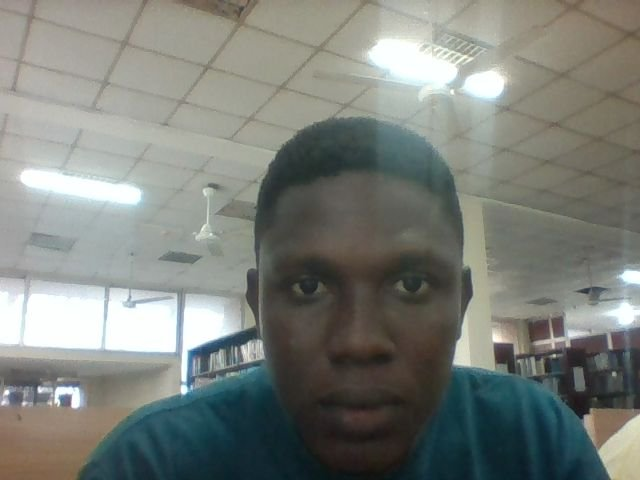
#> input picture media/attendance_images/attendance_HELLO223_5_20250724_152918.jpg, 640 x 480 px
$ python -i simple_face_service.py   (imports and definitions only)
#> lines starting #> are read from the running program, lines starting #| are printed output that depends on the picture
"""
Simple face detection service as fallback when DeepFace is not available
Uses OpenCV's built-in Haar cascades for basic face detection
"""

import os
import json
import base64
import numpy as np
from PIL import Image
from io import BytesIO
from django.conf import settings
from django.core.files.base import ContentFile
import logging

logger = logging.getLogger(__name__)

# Try to import OpenCV
try:
    import cv2
    OPENCV_AVAILABLE = True
except ImportError:
    OPENCV_AVAILABLE = False
    print("Warning: OpenCV not available. Face detection will be limited.")


class SimpleFaceService:
    """Simple face detection service using OpenCV Haar cascades"""

    def __init__(self):
        self.available = OPENCV_AVAILABLE
        if self.available:
            # Load Haar cascade for face detection
            cascade_path = cv2.data.haarcascades + 'haarcascade_frontalface_default.xml'
            self.face_cascade = cv2.CascadeClassifier(cascade_path)
            self.threshold = 0.8  # Simplified threshold

    # [25 lines left out: function preprocess_image, not called in this run]

    def detect_faces(self, image):
        """
        Detect faces in an image using OpenCV
        Returns: List of face regions
        """
        if not self.available:
            return []

        try:
            # Convert PIL image to OpenCV format
            img_array = np.array(image)
            gray = cv2.cvtColor(img_array, cv2.COLOR_RGB2GRAY)

            # Detect faces
            faces = self.face_cascade.detectMultiScale(
                gray,
                scaleFactor=1.1,
                minNeighbors=5,
                minSize=(30, 30)
            )

            return faces
        except Exception as e:
            logger.error(f"Error detecting faces: {str(e)}")
            return []

    def generate_face_encoding(self, image):
        """
        Generate a simple face "encoding" using basic image features
        This is not as sophisticated as DeepFace but works as a fallback
        """
        try:
            # Convert to grayscale and resize to standard size
            img_array = np.array(image)
            gray = cv2.cvtColor(img_array, cv2.COLOR_RGB2GRAY)
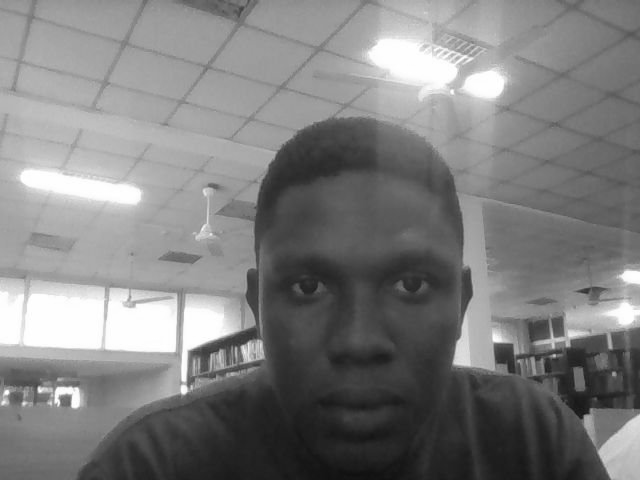
#> gray: shape (480, 640); min 16, max 255, mean 126.2

            # Detect face region
            faces = self.detect_faces(image)
#> in detect_faces, `faces = self.face_cascade.detectMultiScale( gray, scaleFactor=1.1, min..`: faces = [[230, 186, 255, 255]]
#> faces = [[230, 186, 255, 255]]
            if len(faces) == 0:
                raise ValueError("No face detected in image")

            # Use the largest face
            (x, y, w, h) = max(faces, key=lambda face: face[2] * face[3])
#> x = 230; y = 186; w = 255; h = 255
            face_region = gray[y:y+h, x:x+w]
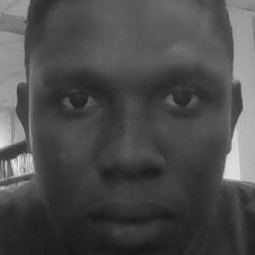
#> face_region: shape (255, 255); min 21, max 246, mean 76.2

            # Resize to standard size
            face_resized = cv2.resize(face_region, (64, 64))
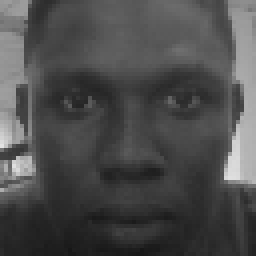
#> face_resized: shape (64, 64) (shown 4 times larger); min 23, max 226, mean 76.1

            # Create simple feature vector (histogram + basic features)
            hist = cv2.calcHist([face_resized], [0], None, [256], [0, 256])
#> hist = 256 values, max 81 at index 90, min 0 at index 0, mean 16

            # Add some basic statistical features
            mean_val = np.mean(face_resized)
#> mean_val = 76.1
            std_val = np.std(face_resized)
#> std_val = 37.59

            # Combine features into a simple encoding
            encoding = np.concatenate([
                hist.flatten()[:128],  # First 128 histogram bins
                [mean_val, std_val]    # Basic statistics
            ])
#> encoding = 130 values, max 81 at index 90, min 0 at index 0, mean 28.74

            return encoding

        except Exception as e:
            logger.error(f"Error generating simple face encoding: {str(e)}")
            raise ValueError("Could not generate face encoding")

    # [134 lines left out: functions compare_faces, validate_image_quality, enroll_student_face, recognize_student, not called in this run]


# Global instance
simple_face_service = SimpleFaceService()

>>> import cv2
>>> picture = cv2.cvtColor(cv2.imread('../media/attendance_images/attendance_HELLO223_5_20250724_152918.jpg'), cv2.COLOR_BGR2RGB)
>>> result = SimpleFaceService().generate_face_encoding(picture)
#> result has the same summary as encoding in generate_face_encoding

$ run again, on media/attendance_images/attendance_JEPH234_3_20250809_131842.jpg
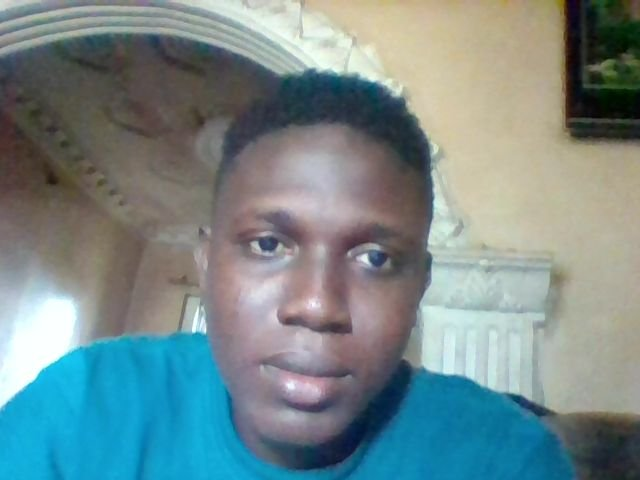
#> input picture media/attendance_images/attendance_JEPH234_3_20250809_131842.jpg, 640 x 480 px
#> in generate_face_encoding, `gray = cv2.cvtColor(img_array, cv2.COLOR_RGB2GRAY)`:
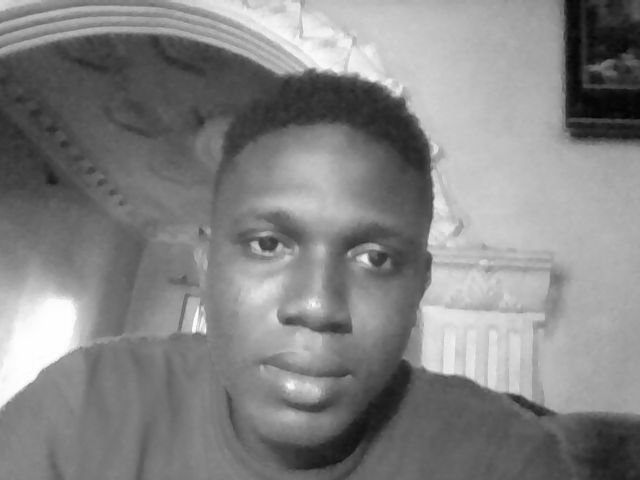
#> gray: shape (480, 640); min 4, max 255, mean 131.8
#> in detect_faces, `faces = self.face_cascade.detectMultiScale( gray, scaleFactor=1.1, min..`: faces = [[193, 144, 256, 256]]
#> x = 193; y = 144; w = 256
#> in generate_face_encoding, `face_resized = cv2.resize(face_region, (64, 64))`:
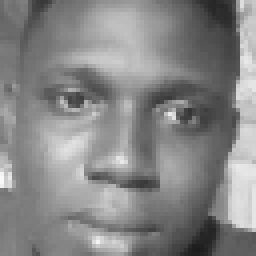
#> face_resized: shape (64, 64) (shown 4 times larger); min 27, max 249, mean 134.1
#> hist = 256 values, max 68 at index 124, min 0 at index 0, mean 16
#> mean_val = 134.1
#> std_val = 41.31
#> encoding = 130 values, max 134.1 at index 128, min 0 at index 0, mean 16.39
#> result has the same summary as encoding in generate_face_encoding

$ run again, on media/attendance_images/attendance_KOIN_3_20250726_195109.jpg
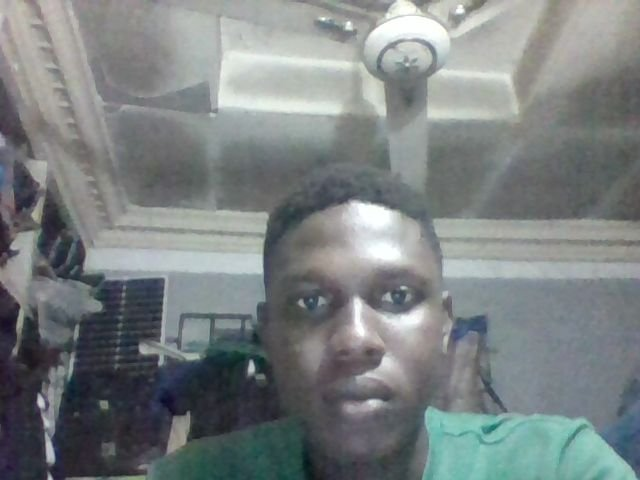
#> input picture media/attendance_images/attendance_KOIN_3_20250726_195109.jpg, 640 x 480 px
#> in generate_face_encoding, `gray = cv2.cvtColor(img_array, cv2.COLOR_RGB2GRAY)`:
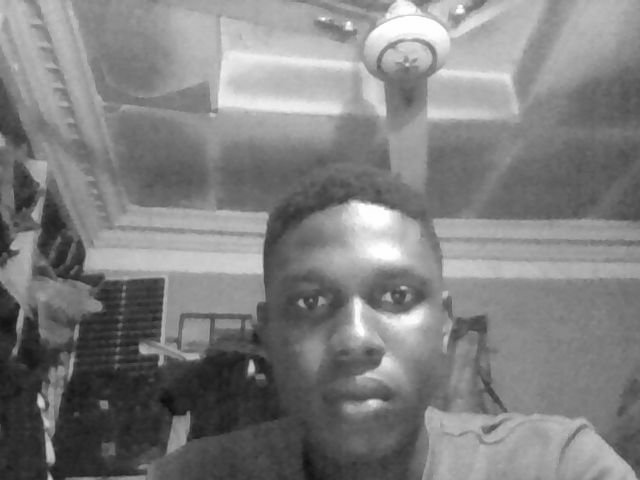
#> gray: shape (480, 640); min 14, max 255, mean 127.5
#> in detect_faces, `faces = self.face_cascade.detectMultiScale( gray, scaleFactor=1.1, min..`: faces = [[254, 221, 207, 207]]
#> x = 254; y = 221; w = 207
#> in generate_face_encoding, `face_region = gray[y:y+h, x:x+w]`:
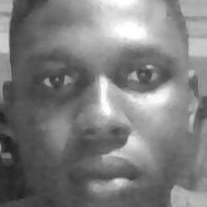
#> face_region: shape (207, 207); min 30, max 255, mean 124.7
#> hist = 256 values, max 65 at index 84, min 0 at index 0, mean 16
#> mean_val = 124.6
#> std_val = 47.32
#> encoding = 130 values, max 124.6 at index 128, min 0 at index 0, mean 19.55
#> result has the same summary as encoding in generate_face_encoding

$ run again, on media/attendance_images/attendance_MAM267_3_20250809_131818.jpg
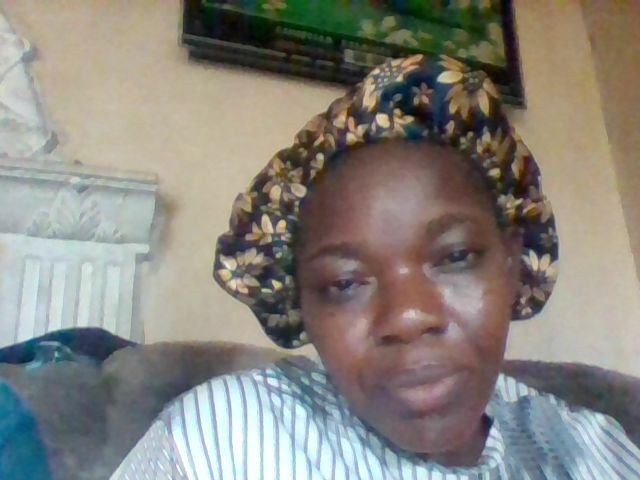
#> input picture media/attendance_images/attendance_MAM267_3_20250809_131818.jpg, 640 x 480 px
#> in generate_face_encoding, `gray = cv2.cvtColor(img_array, cv2.COLOR_RGB2GRAY)`:
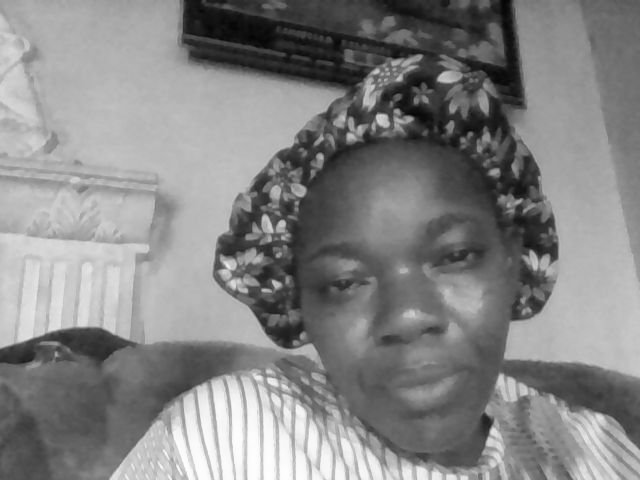
#> gray: shape (480, 640); min 3, max 254, mean 132.8
#> in detect_faces, `faces = self.face_cascade.detectMultiScale( gray, scaleFactor=1.1, min..`: faces = [[280, 172, 243, 243]]
#> x = 280; y = 172; w = 243
#> in generate_face_encoding, `face_resized = cv2.resize(face_region, (64, 64))`:
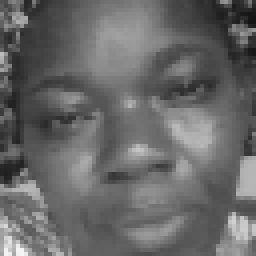
#> face_resized: shape (64, 64) (shown 4 times larger); min 20, max 244, mean 103.8
#> hist = 256 values, max 69 at index 100, min 0 at index 0, mean 16
#> mean_val = 103.8
#> std_val = 33.55
#> encoding = 130 values, max 103.8 at index 128, min 0 at index 0, mean 25.48
#> result has the same summary as encoding in generate_face_encoding
